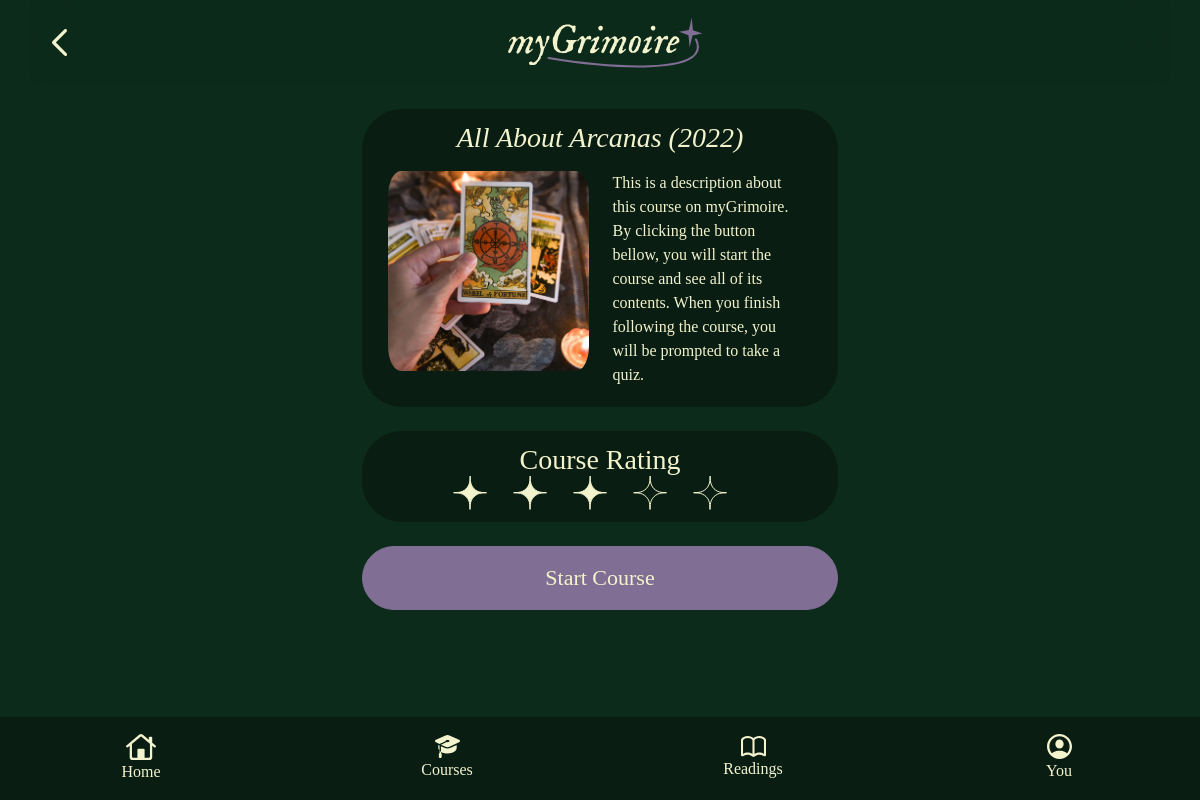
The app's page /mygrimoire/courses/9/start with its own data.
### myGrimoire/models.py (models this page shows)
class Course(models.Model):
    title = models.CharField(max_length=100)
    content = models.TextField(null=True, blank=True)
    image = models.ImageField(upload_to="cover_image", null=True, blank=True)
    author = models.ForeignKey(User, on_delete=models.CASCADE, null=True, blank=True)
    rating = models.IntegerField()
    description = models.TextField(null=True, blank=True)
    featured = models.BooleanField(default=0)  # 0 for regular, 1 for featured

### myGrimoire/views.py (the view)
# urls.py: path("courses/<str:id_course>/start", views.coursestart),
def coursestart(request, id_course):
    onecourse = Course.objects.get(id=id_course)
    context = {'onecourse': onecourse}
    return render(request, "course_start_screen.html", context)

### templates/course_start_screen.html (shortened to what this page needs)
<!DOCTYPE html>
<html lang="en">
<head>
    {% load static %}
    <link rel="stylesheet" type="text/css" href="{% static 'myGrimoire/css/bootstrap.css' %}" >
    <link rel="stylesheet" type="text/css" href="{% static 'myGrimoire/master_transition.css' %}" >
</head>
<body>
        <div id="top-bar" class="container navbar fixed-top position-sticky" style="display: flex; flex-flow: row;">
            <a href="/mygrimoire/courses">
            <div class="container justify-content-center" style="flex: 1">
                <img style="width: 25px;padding-left: 10px" src="{% static 'myGrimoire/images/icons/chevron-backward.svg' %}" alt="logo">
                </div>
            </a>
            <div class="container-fluid justify-content-center" style="flex: 12">
                <img style="padding-right: 50px" src="{% static 'myGrimoire/images/logo_light.svg' %}" alt="logo">
            </div>
        </div>
<div id="main_content">
<div class="container pt-4 col-lg-5">
    <div style="display: grid;overflow-x: auto;" id="ui-grn" div class="d-grid col-12 pt-1">
        <h3 class="pt-2 gap-2 text-center" style="height: 50px;"><i>{{ onecourse.title }}</i></h3>
        <div class="container pb-1 justify-content-center row">
            <img style="width: 225px; height: 200px; border-radius: 25px" src="{{ MEDIA_URL }}{{ onecourse.image.url }}" class="card-img-top col-xs-6" alt="...">
            <p class="col-xs-6" style="font-family: 'IM FELL DW Pica'; color: #F3F3CD ;width: 200px; text-justify: newspaper">{{ onecourse.description }}</p>
        </div>
    </div>
<br>
    <div style="display: grid;overflow-x: auto;" id="ui-grn" div class="d-grid col-12 pt-1">
        <h3 class="pt-2 text-center" style="height: 40px;">Course Rating</h3>
        <div style="margin-left: 15px; margin-top: -15px" class="container text-center pb-1">
            {% if onecourse.rating == 1 %}
            <img style="padding-right: 50px" src="{% static 'myGrimoire/images/rating_star_one.svg' %}" alt="logo">
            {% elif onecourse.rating == 2 %}
            <img style="padding-right: 50px" src="{% static 'myGrimoire/images/rating_star_two.svg' %}" alt="logo">
            {% elif onecourse.rating == 3 %}
            <img style="padding-right: 50px" src="{% static 'myGrimoire/images/rating_star_three.svg' %}" alt="logo">
            {% elif onecourse.rating == 4 %}
            <img style="padding-right: 50px" src="{% static 'myGrimoire/images/rating_star_four.svg' %}" alt="logo">
            {% elif onecourse.rating == 5 %}
            <img style="padding-right: 50px" src="{% static 'myGrimoire/images/rating_star_five.svg' %}" alt="logo">
            {% endif %}
        </div>
    </div>
<br>
<a href="/mygrimoire/courses/{{ onecourse.id }}" id="ui-bar-prpl-active" class="btn btn-mg col-12" style="--bs-btn-padding-y: .90rem; --bs-btn-padding-x: .10rem; font-size: 22px;" role="button">Start Course</a>
</div>
</div>
<br><br><br><br>
            <div id="bottom-bar" class="text-center fixed-bottom pt-3">
            <div class="row-cols-md-auto">
  <div class="row text-center">
    <div class="col">
        <a style="text-decoration: none;" href="/mygrimoire/main"><img style="width: 30px" src="{% static 'myGrimoire/images/icons/home.svg' %}" alt="logo"><p style="font-family: 'IM FELL DW Pica'; color:#F3F3CD">Home</p></a>
    </div>
    <div class="col">
        <a style="text-decoration: none;" href="/mygrimoire/courses"><img style="width: 25px" src="{% static 'myGrimoire/images/icons/cap-fill.svg' %}" alt="logo"><p style="font-family: 'IM FELL DW Pica'; color:#F3F3CD">Courses</p></a>
    </div>
    <div class="col">
      <a style="text-decoration: none;" href="/mygrimoire/readings"><img style="width: 25px" src="{% static 'myGrimoire/images/icons/book.svg' %}" alt="logo"><p style="font-family: 'IM FELL DW Pica'; color:#F3F3CD">Readings</p></a>
    </div>
      <div class="col">
      <a style="text-decoration: none;" href="/mygrimoire/you"><img style="width: 25px" src="{% static 'myGrimoire/images/icons/person-crop-circle.svg' %}" alt="logo"><p style="font-family: 'IM FELL DW Pica'; color:#F3F3CD">You</p></a>
    </div>
  </div>
</div>
</div>
</body>
</html>

### myGrimoire/static/myGrimoire/master_transition.css (style rules this page uses)
#main_content { animation: transitionIn 0.3s; }

### templates/course_start_screen.html (style rules this page uses)
body { background-color: #0D2B1B }
#top-bar { height: 85px; backdrop-filter: blur(20px); -webkit-backdrop-filter: blur(20px); background-blend-mode: hard-light; top: -10px; background-color: #0D2B1B99; }
#bottom-bar { background: #091D12; }
h3 { font-family: "IM FELL DW Pica"; color: #F3F3CD; }
#ui-bar-prpl-active { border-radius: 50px; font-family: "IM FELL DW Pica"; color: #F3F3CD; font-size: 15pt; }
#ui-grn { background-color: #091D12; border-radius: 40px; width: available; }

### records on screen
Course: title "All About Arcanas (2022)", image (picture), description "This is a description about this course on myGrimoire. By clicking the button bellow, you will start the course and see all of its contents. When you finish following the course, you will be prompted to take a quiz."
